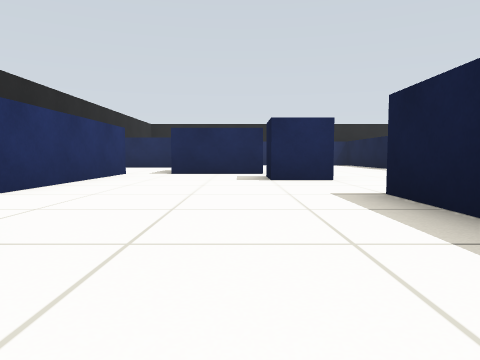
view 1 (above)

23 first-person views from a walk through a Gazebo world. The camera is 0.39 m above the floor, tilts 4° down and sees 70° across. The floor is counted in squares, 1 m on a side. Each view is taken from the middle of a square. On the plan, view 1 faces up. The plan holds only what a view shows up to about 9 squares ahead; the rest is blank.

view 2
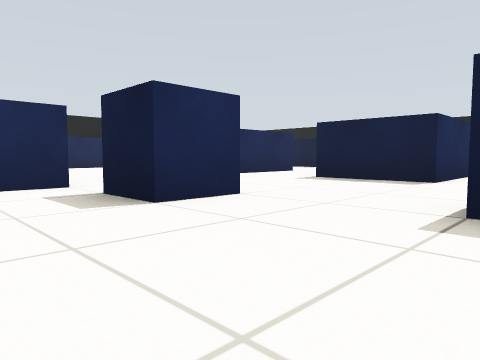

view 3
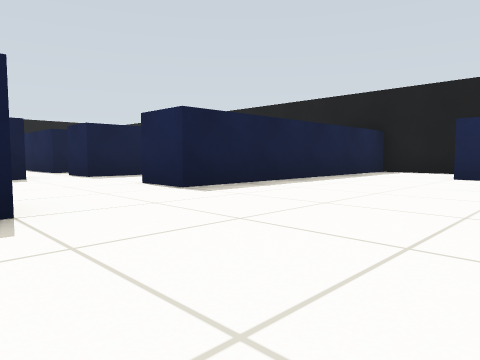

view 4
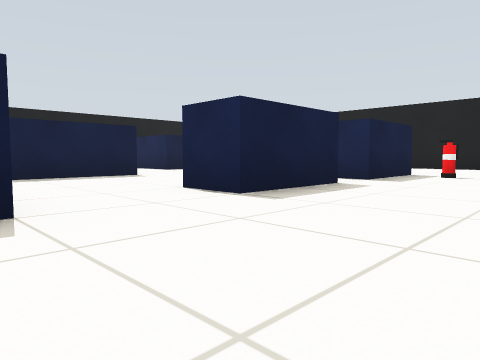

view 5
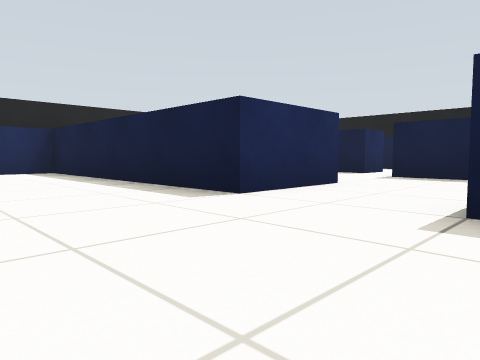

view 6
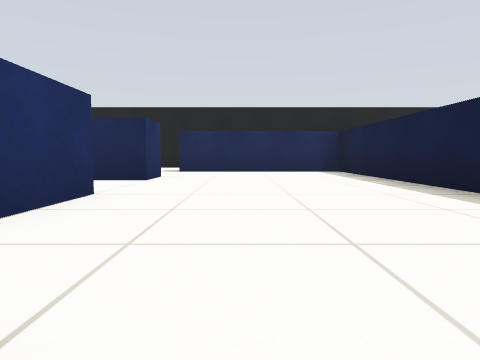

view 7
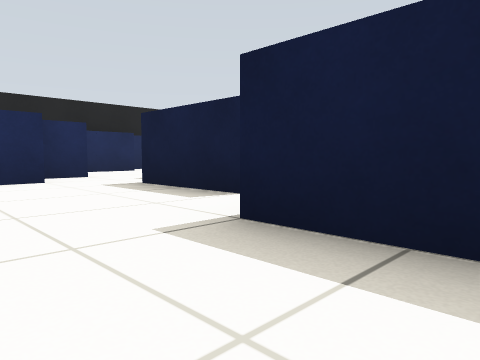

view 8
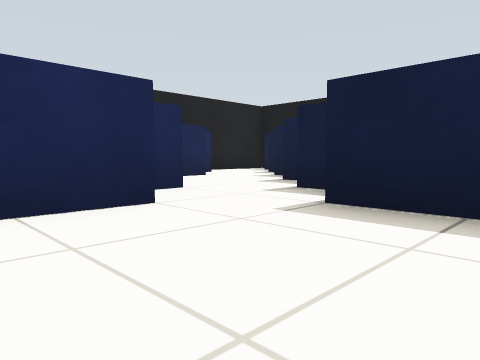

view 9
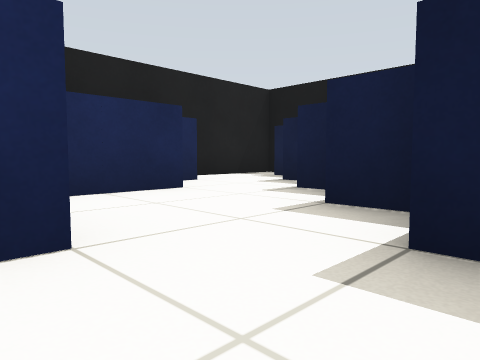

view 10
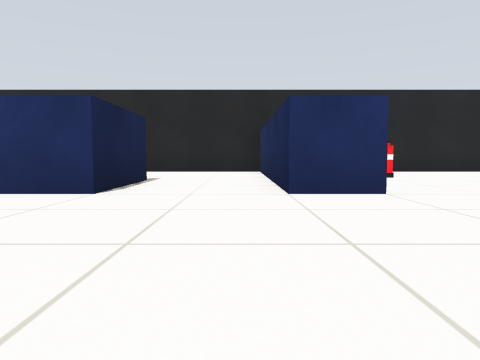

view 11
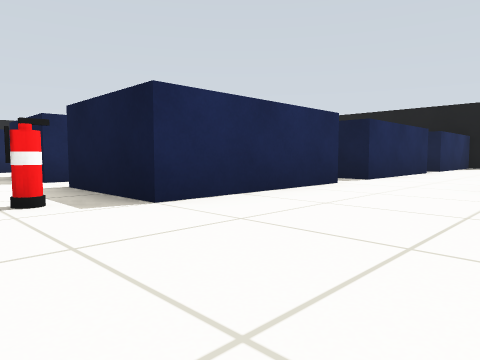

view 12
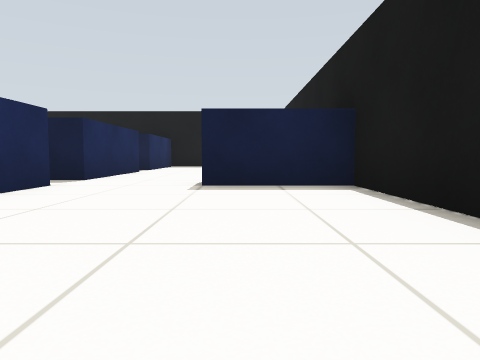

view 13
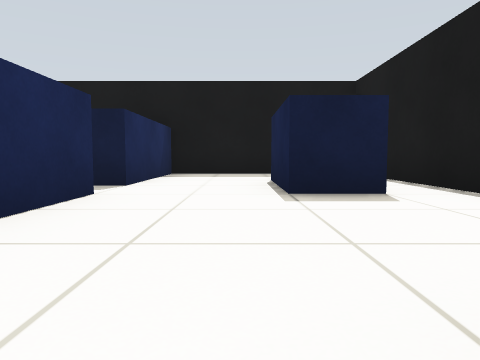

view 14
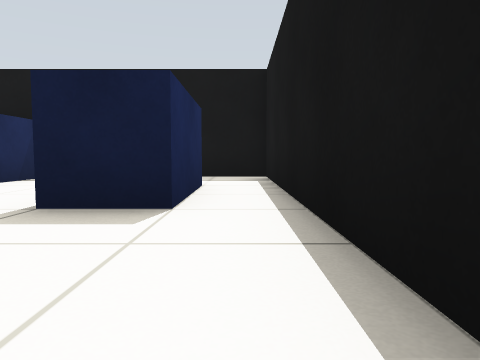

view 15
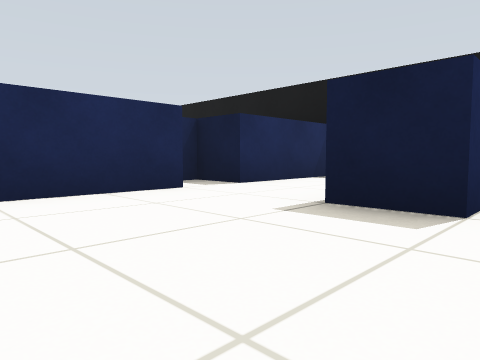

view 16
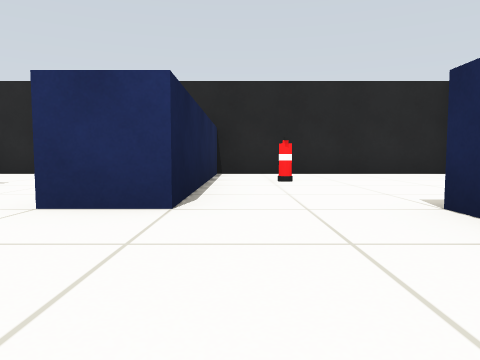

view 17
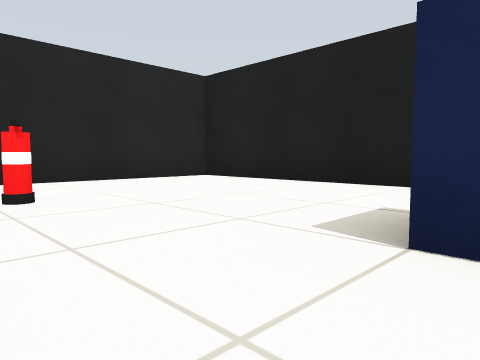

view 18
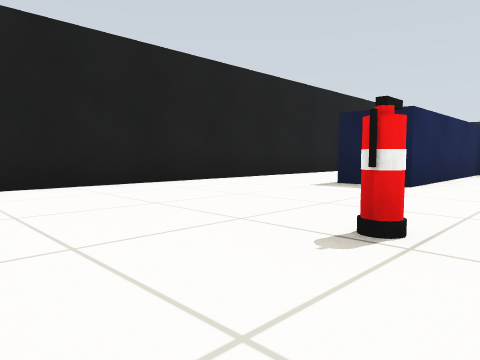

view 19
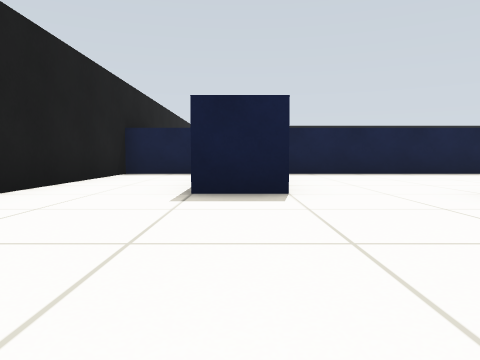

view 20
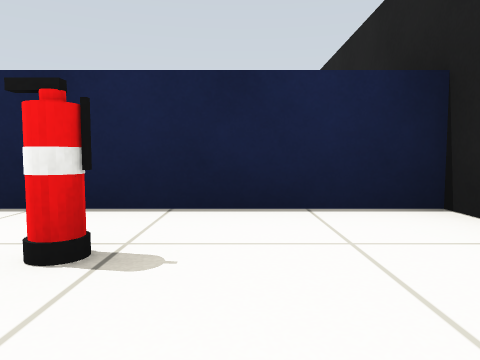

view 21
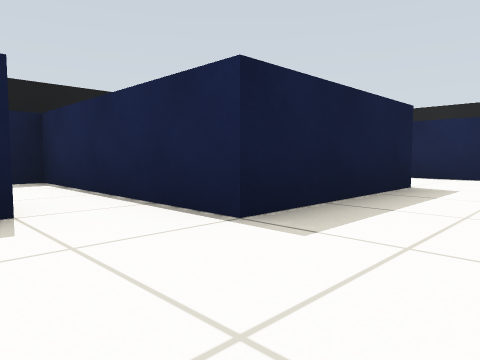

view 22
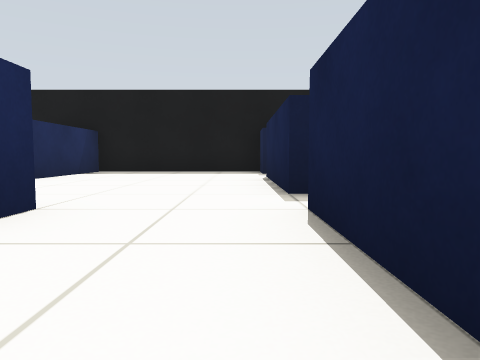

view 23
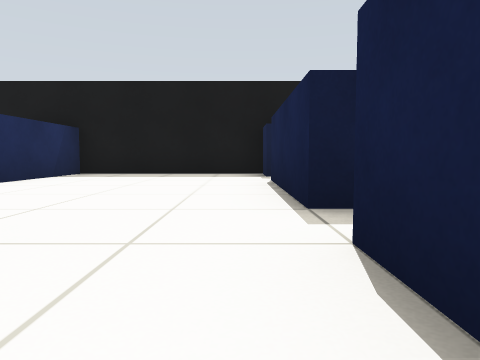

### Floor plan
Ten units are one square. View 1 is at (0, 0); x grows to the right and y downward. Boxes are objects, and circles mark ways between rooms. Rooms are numbered by the first view taken in them; rooms with no view inside come last. Other rooms are left out.
<svg viewBox="-50 -180 210 210">
<path fill="none" stroke="#000" d="M66 -85 45 -85 45 -145 15 -145M65 -45 45 -45 45 -65 55 -65M16 -55 5 -55 5 -65M85 -54 85 -85 125 -85 125 -90M6 -75 -15 -75M5 -95 5 -81M65 -35 95 -35M86 -125 74 -125M106 -95 95 -95 95 -115M5 -125 5 -115M45 -15 45 -35 55 -35M105 -120 105 -125M96 -135 88 -135M-25 -65 -25 -35M115 -128 115 -135M125 -140 125 -145M115 -155 101 -155M126 -165 121 -165M-1 25 15 25 15 -35 25 -35M155 -175 132 -175M76 -15 45 -15M96 25 135 25M116 -15 85 -15 85 -21M51 25 75 25 75 5M135 15 115 15 115 5 135 5M155 15 155 -15 125 -15 125 -25M15 -145 5 -145 5 -155M45 -160 45 -175 -45 -175 -45 -125 5 -125M105 -35 135 -35M145 -35 155 -35 155 -75 128 -75M-15 -95 5 -95M-25 -75 -25 -65M5 -115 -45 -115 -45 -78M135 25 155 25 155 15"/>
<rect x="35" y="-25" width="10" height="10" fill="#bbb"><title>fire extinguisher</title></rect>
<rect x="-25" y="-145" width="10" height="10" fill="#bbb"><title>fire extinguisher</title></rect>
<circle cx="35" cy="-25" r="3" fill="#2a7"/>
<circle cx="5" cy="-135" r="3" fill="#2a7"/>
<circle cx="90" cy="-45" r="3" fill="#2a7"/>
<circle cx="-20" cy="-70" r="3" fill="#2a7"/>
<circle cx="-5" cy="-105" r="3" fill="#2a7"/>
<circle cx="125" cy="20" r="3" fill="#2a7"/>
<circle cx="145" cy="10" r="3" fill="#2a7"/>
<text x="50" y="-80">1</text>
<text x="90" y="0">2</text>
<text x="-10" y="-150">3</text>
<text x="120" y="-50">4</text>
<text x="-20" y="-100">5</text>
<text x="140" y="20">6</text>
</svg>
Room 1 opens to room 2. Room 1 opens to room 3. Room 1 opens to room 4. Room 1 opens to room 5. Room 2 opens to room 6.

Where each view was taken, in squares from view 1:
view 1: 0 up, 0 right, facing up
view 2: 3 up, 1 left, facing up-right
view 3: 6 up, 2 left, facing down-right
view 4: 9 up, 2 right, facing down-right
view 5: 6 up, 2 right, facing up-right
view 6: 6 up, 2 right, facing up
view 7: 7 up, 7 right, facing up-right
view 8: 10 up, 7 right, facing up-right
view 9: 12 up, 9 right, facing up-right
view 10: 11 up, 4 right, facing left
view 11: 1 down, 3 right, facing up-right
view 12: 1 down, 3 right, facing right
view 13: 0 up, 8 right, facing right
view 14: 2 down, 9 right, facing right
view 15: 2 down, 9 right, facing up-right
view 16: 13 up, 3 right, facing left
view 17: 13 up, 1 right, facing up-left
view 18: 13 up, 4 left, facing up-right
view 19: 15 up, 3 left, facing right
view 20: 15 up, 3 left, facing down
view 21: 10 up, 7 right, facing down-right
view 22: 4 up, 7 right, facing right
view 23: 4 up, 8 right, facing right
